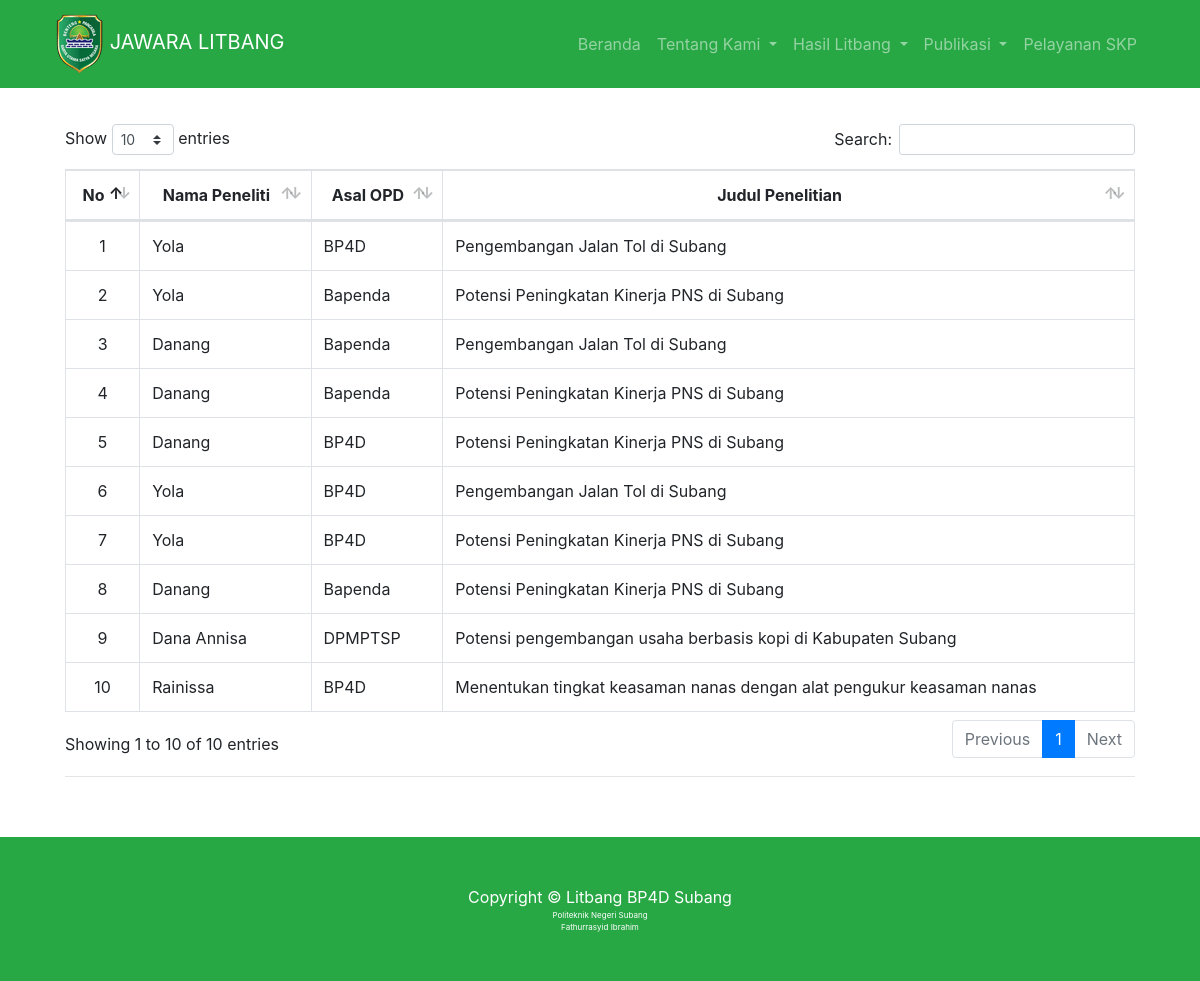
Screenshot of /index.php/dashboard/opd with the database file from the repository.
### tables this page shows
CREATE TABLE `opd` (
  `id_penelitiopd` int(100) NOT NULL,
  `namapenelitiopd` varchar(100) NOT NULL,
  `asalopd` varchar(100) NOT NULL,
  `judulpenelitianopd` varchar(100) NOT NULL
);

### application/controllers/Dashboard.php (called while the page is built, shortened)
<?php
class Dashboard extends CI_Controller
{
		public function opd()
		{
			$data['opd'] = $this->ModelGuest->getOPD();
			$this->load->view('templates/guest/e-litbang/navbar');
			$this->load->view('guest/e-litbang/hasillitbang/opd', $data);
			$this->load->view('templates/guest/e-litbang/footer');
		}
}
?>

### index.php (called while the page is built, shortened)
<?php
require_once BASEPATH.'core/CodeIgniter.php';

### application/models/ModelGuest.php (called while the page is built, shortened)
<?php
class ModelGuest extends CI_Model
{
  public function getOPD()
  {
    return $this->db->get('opd')->result_array();
  }
}

### application/views/guest/e-litbang/hasillitbang/opd.php (the view)
<div class="container mt-5">
  <div class="card-body">
    <div class="table-responsive">
      <table class="table table-bordered" id="dataTable" width="100%" cellspacing="0">
        <thead>
          <tr>
            <th class="not_mapped_style" style="text-align: center;">No</th>
            <th class="not_mapped_style" style="text-align: center;">Nama Peneliti</th>
            <th class="not_mapped_style" style="text-align: center;">Asal OPD</th>
            <th class="not_mapped_style" style="text-align: center;">Judul Penelitian</th>
          </tr>
        </thead>
        <tbody>
          <?php
          $no = 1;
          foreach ($opd as $key) { ?>
            <tr>
              <td align="center"><?php echo $no++ ?></td>
              <td>
                  <?php echo $key ['namapenelitiopd'] ?>
              </td>
              <td>
                  <?php echo $key ['asalopd'] ?>
              </td>
              <td>
                  <?php echo $key ['judulpenelitianopd'] ?>
              </td>
            </tr>
          <?php } ?>
        </tbody>
      </table>
      <hr>
      <br>
    </div>
  </div>
</div>

### assets/litbang/css/modern-business.css (style rules this page uses)
body { padding-top: 56px; }

### rows the page displays
opd: namapenelitiopd "Yola", asalopd "BP4D", judulpenelitianopd "Pengembangan Jalan Tol di Subang"
opd: namapenelitiopd "Yola", asalopd "Bapenda", judulpenelitianopd "Potensi Peningkatan Kinerja PNS di Subang"
opd: namapenelitiopd "Danang", asalopd "Bapenda", judulpenelitianopd "Pengembangan Jalan Tol di Subang"
opd: namapenelitiopd "Danang", asalopd "Bapenda", judulpenelitianopd "Potensi Peningkatan Kinerja PNS di Subang"
opd: namapenelitiopd "Danang", asalopd "BP4D", judulpenelitianopd "Potensi Peningkatan Kinerja PNS di Subang"
opd: namapenelitiopd "Yola", asalopd "BP4D", judulpenelitianopd "Pengembangan Jalan Tol di Subang"
opd: namapenelitiopd "Yola", asalopd "BP4D", judulpenelitianopd "Potensi Peningkatan Kinerja PNS di Subang"
opd: namapenelitiopd "Danang", asalopd "Bapenda", judulpenelitianopd "Potensi Peningkatan Kinerja PNS di Subang"
opd: namapenelitiopd "Dana Annisa", asalopd "DPMPTSP", judulpenelitianopd "Potensi pengembangan usaha berbasis kopi di Kabupaten Subang"
opd: namapenelitiopd "Rainissa", asalopd "BP4D", judulpenelitianopd "Menentukan tingkat keasaman nanas dengan alat pengukur keasaman nanas"
